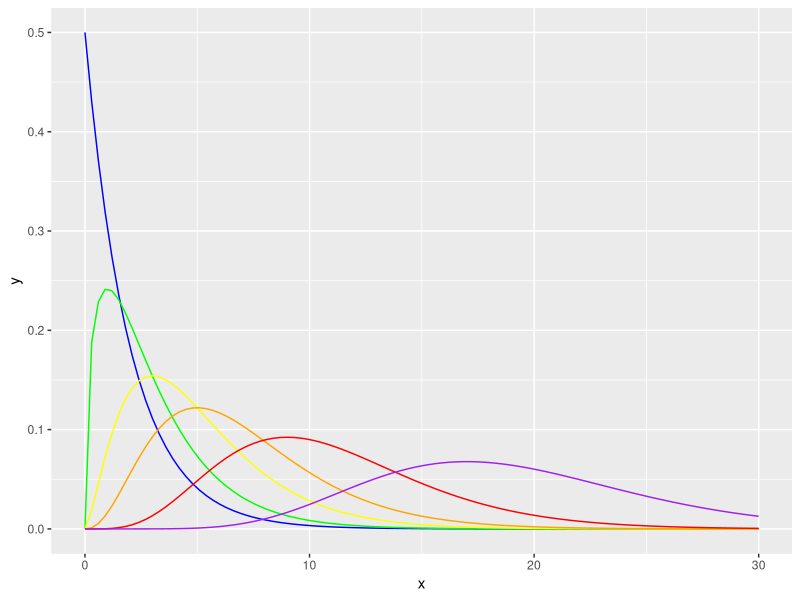
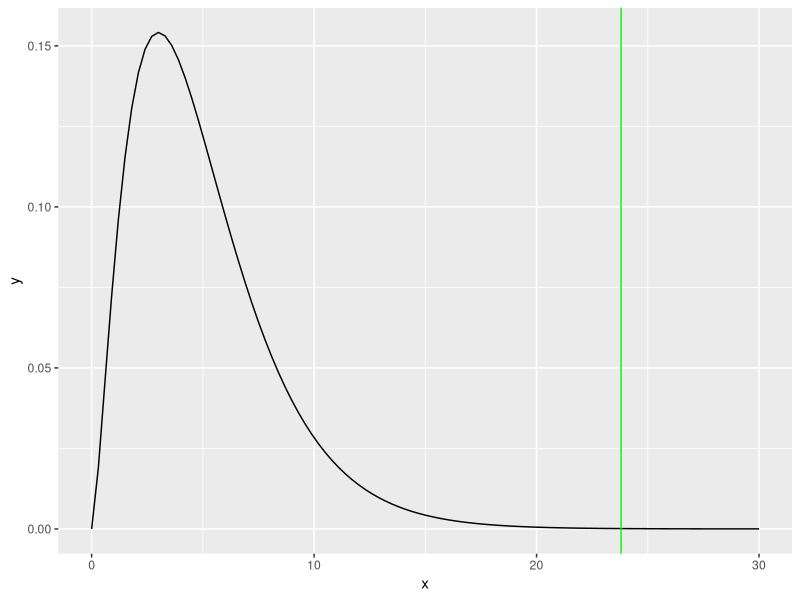
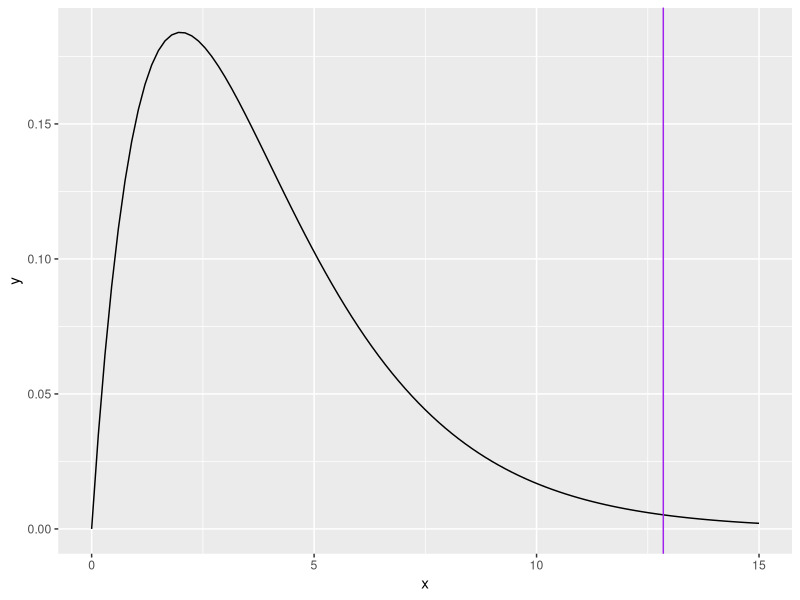

These charts were generated, in order, by the following R code:
## ---- chunk 1
knitr::opts_chunk$set(echo = TRUE)
library(tidyverse)
## ---- chunk 2
ggplot(data.frame(x = seq(0, 30, length = 100)), aes(x = x)) +
  stat_function(fun = dchisq, args = list(df = 2), color = 'blue') +
  stat_function(fun = dchisq, args = list(df = 3), color = 'green') +
  stat_function(fun = dchisq, args = list(df = 5), color = 'yellow') +
  stat_function(fun = dchisq, args = list(df = 7), color = 'orange') +
  stat_function(fun = dchisq, args = list(df = 11), color = 'red') +
  stat_function(fun = dchisq, args = list(df = 19), color = 'purple') 
## ---- chunk 3
(gummy_bears <- c(83, 142, 100, 103, 104, 137))
## ---- chunk 4
alpha <- 0.05 
(expected <- 669 / 6)
## ---- chunk 5
(gummy_Z <- (gummy_bears - expected) / sqrt(expected))

(chi_score <- sum(gummy_Z ^ 2))
## ---- chunk 6
ggplot(data.frame(x = seq(0, 30, length = 100)), aes(x = x)) +
  stat_function(fun = dchisq, args = list(df = 5)) +
  geom_vline(xintercept = chi_score, color = 'green')
## ---- chunk 7
(p_value <- 1 - pchisq(chi_score, df = 5))

p_value > alpha
## ---- chunk 8
chisq.test(x = gummy_bears, p = rep(c(expected), length(gummy_bears)),
           rescale.p = TRUE)
## ---- chunk 9
(movies_pizza <- tribble(
  ~Movie, ~Pepperoni, ~Mushrooms, ~Kebab,
  'Frozen 2', 20, 10, 5,
  'Joker', 15, 12, 15,
  'Someone great', 8, 13, 2
))
## ---- chunk 10
P_total <- sum(movies_pizza$Pepperoni)
M_total <- sum(movies_pizza$Mushrooms)
K_total <- sum(movies_pizza$Kebab)
(total <- P_total + M_total + K_total)
## ---- chunk 11
movies_pizza <- movies_pizza %>%
  mutate(P_exp = (Pepperoni + Mushrooms + Kebab) * P_total / total) %>%
  mutate(M_exp = (Pepperoni + Mushrooms + Kebab) * M_total / total) %>%
  mutate(K_exp = (Pepperoni + Mushrooms + Kebab) * K_total / total)
## ---- chunk 12
movies_pizza <- movies_pizza %>%
  mutate(P_Z = ((Pepperoni - P_exp) / sqrt(P_exp)) ^ 2) %>%
  mutate(M_Z = ((Mushrooms - M_exp) / sqrt(M_exp)) ^ 2) %>%
  mutate(K_Z = ((Kebab - K_exp) / sqrt(K_exp)) ^ 2)

(chi_score_mp <- sum(movies_pizza$P_Z) + sum(movies_pizza$M_Z) + sum(movies_pizza$K_Z))
## ---- chunk 13
ggplot(data.frame(x = seq(0, 15, length = 100)), aes(x = x)) +
  stat_function(fun = dchisq, args = list(df = 4)) +
  geom_vline(xintercept = chi_score_mp, color = 'purple')
## ---- chunk 14
(p_value_mp <- 1 - pchisq(chi_score_mp, df = 4))
## ---- chunk 15
(movies_pizza <- tribble(
  ~Movie, ~Pepperoni, ~Mushrooms, ~Kebab,
  'Frozen 2', 20, 10, 5,
  'Joker', 15, 12, 15,
  'Someone great', 8, 13, 2
))
## ---- chunk 16
movies_pizza %>% select(-Movie) %>%
  chisq.test()
